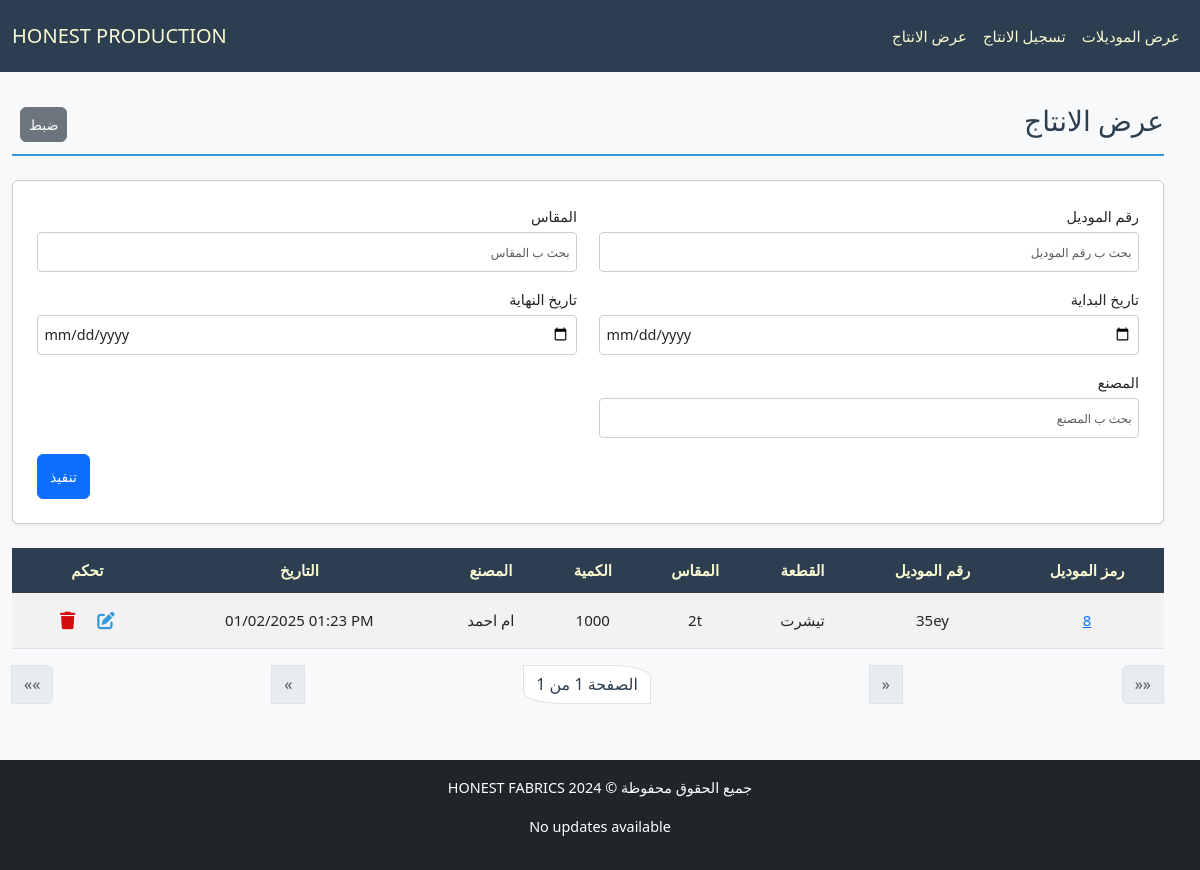
/production/production-list, run on an earlier commit of the app's database.
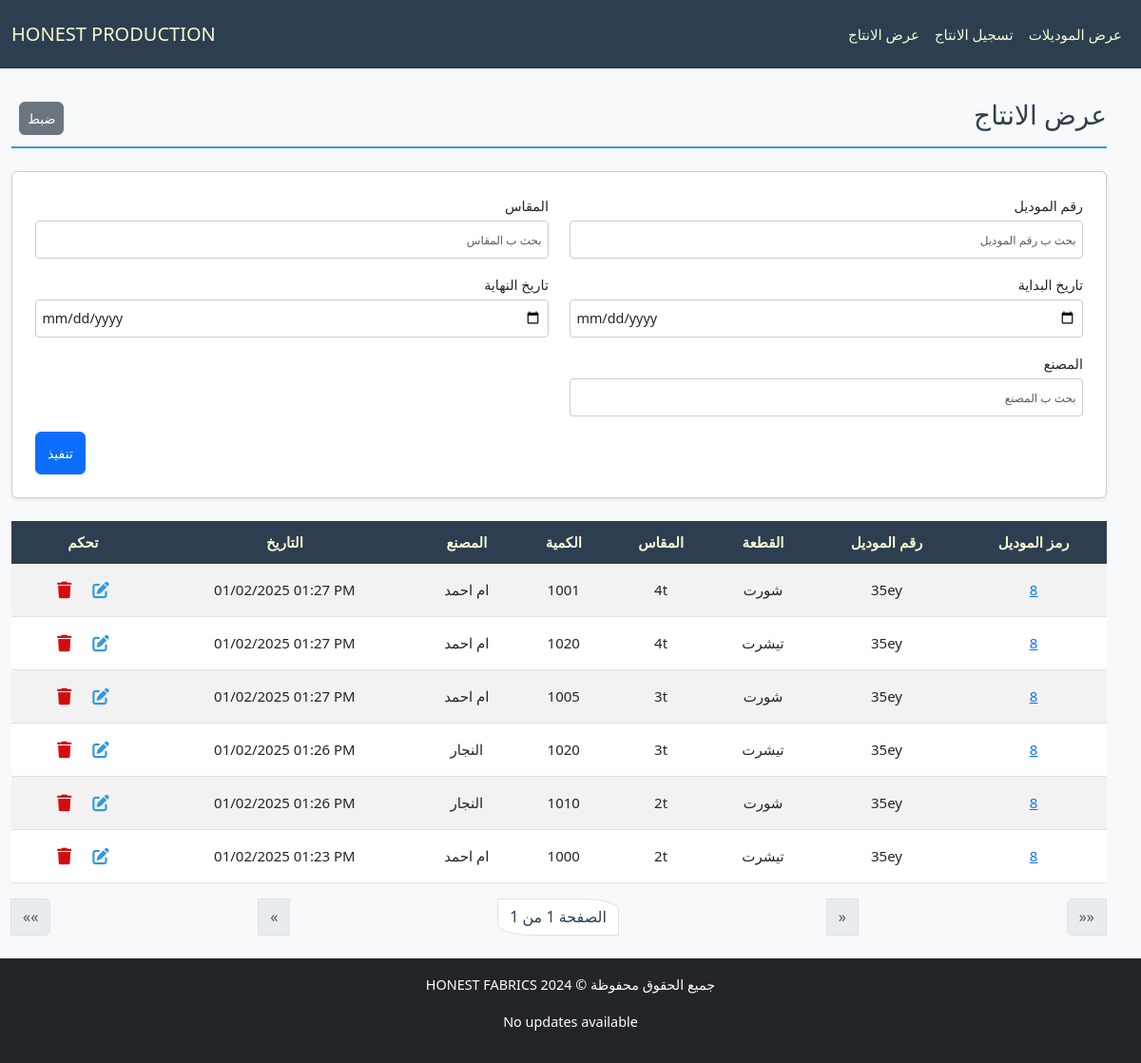
And on a later commit of the database.
### production/models.py (models this page shows, shortened)
class ProductionPiece(models.Model):
    piece = models.ForeignKey(Piece, verbose_name="القطعة", on_delete=models.CASCADE, related_name="productions")
    created_at = models.DateTimeField(verbose_name="تاريخ الإنشاء", default=now)
    used_amount = models.IntegerField(verbose_name="الكمية للانتاج", default=0, blank=True)
    factory = models.CharField(max_length=50, verbose_name="المصنع", blank=True)
    class Meta:
        ordering = ['-created_at']

class Piece(models.Model):
    model = models.ForeignKey(Model, verbose_name="الموديل", on_delete=models.CASCADE, related_name="pieces")
    type = models.CharField(max_length=50, verbose_name="النوع", blank=True)
    size = models.CharField(max_length=50, verbose_name="المقاس", blank=True)
    available_amount = models.IntegerField(verbose_name="الكمية المتبقية", blank=True, default=0)
    used_amount = models.IntegerField(verbose_name="الكمية المستخدمة", default=0, blank=True)
    class Meta:
        ordering = ['size', 'type']

class Model(models.Model):
    id = models.AutoField(primary_key=True, verbose_name="الرمز")
    model_number = models.CharField(max_length=50, verbose_name="رقم الموديل", unique=True)
    created_at = models.DateTimeField(verbose_name="تاريخ الإنشاء", default=now)
    is_archive = models.BooleanField(default=False)
    class Meta:
        ordering = ['-created_at']

### production/views.py (the view)
# urls.py: path('production-list', ProductionListingView.as_view(), name='production_list_view'),
class ProductionListingView(ListView):
    template_name = "production/list_production.html"
    model = ProductionPiece
    paginate_by = 30
    filter_fields = ["model_number", "type", "size", "start_date", "end_date", "factory"]
    def parse_date(self, date_str):
        try:
            normalized_date = date_str.replace("\\", "/")
            return datetime.strptime(normalized_date, "%Y-%m-%d")
        except (ValueError, AttributeError):
            return None
    def get_queryset(self):
        queryset = super().get_queryset()
        filters = Q()
        model_number = self.request.GET.get("model_number")
        if model_number:
            filters &= Q(piece__model__model_number__icontains=model_number)
        size = self.request.GET.get("size")
        if size:
            filters &= Q(piece__size__icontains=size)
        type = self.request.GET.get("type")
        if type:
            filters &= Q(piece__type__icontains=type)
        factory = self.request.GET.get("factory")
        if factory:
            filters &= Q(factory__icontains=factory)
        start_date = self.parse_date(self.request.GET.get("start_date"))
        end_date = self.parse_date(self.request.GET.get("end_date"))
        if start_date:
            filters &= Q(created_at__gte=start_date)
        if end_date:
            filters &= Q(created_at__lte=end_date)
        return queryset.filter(filters)
    def get_context_data(self, **kwargs):
        context = super().get_context_data(**kwargs)
        context["filter_fields"] = [
            {"field_name": "model_number", "verbose_name": "رقم الموديل", "value": self.request.GET.get("model_number", "")},
            {"field_name": "size", "verbose_name": "المقاس", "value": self.request.GET.get("size", "")},
            {"field_name": "start_date", "verbose_name": "تاريخ البداية", "value": self.request.GET.get("start_date", "")},
            {"field_name": "end_date", "verbose_name": "تاريخ النهاية", "value": self.request.GET.get("end_date", "")},
            {"field_name": "factory", "verbose_name": "المصنع", "value": self.request.GET.get("factory", "")},
        ]
        return context

### production/templates/production/list_production.html (shortened to what this page needs)
{% extends "cloth/layout.html" %}
{% load math_filters %}
{% block home_page %}
<a class="navbar-brand" href="{% url 'model_list_view' %}">HONEST PRODUCTION</a>
{% endblock %}
{% block navbar_links_small %}
{% include "production/nav_links.html" %}
{% endblock %}
{% block body %}
    <div class="pt-4 section-title d-flex justify-content-between align-items-center">
        <h2>عرض الانتاج</h2>
        <div class="ps-2">
            <a href="{% url 'production_list_view' %}" class="px-2 btn btn-secondary">ضبط</a>
        </div>
    </div>
    <form method="get" class="filter-form-flex mb-4 p-4 rounded shadow-sm">
        {% for filter_field in filter_fields %}
        <div class="form-group mb-3">
            <label for="filter_{{ forloop.counter }}" class="form-label">{{ filter_field.verbose_name }}</label>
            <input
                type="{% if filter_field.field_name in 'start_date end_date' %}date{% else %}text{% endif %}"
                id="filter_{{ forloop.counter }}"
                name="{{ filter_field.field_name }}"
                placeholder="بحث ب {{ filter_field.verbose_name }}"
                class="form-control"
                value="{{ filter_field.value }}">
        </div>
        {% endfor %}
        <div class="submit-container">
            <button type="submit" class="btn btn-primary submit-btn">تنفيذ</button>
        </div>
    </form>
    <div class="table-responsive">
        <table class="table table-striped table-hover">
            <thead class="table-dark">
                <tr>
                    <th>رمز الموديل</th>
                    <th>رقم الموديل</th>
                    <th>القطعة</th>
                    <th>المقاس</th>
                    <th>الكمية</th>
                    <th>المصنع</th>
                    <th>التاريخ</th>
                    <th>تحكم</th>
                </tr>
            </thead>
            <tbody>
                {% for production_item in object_list %}
                <tr class="clickable-row" data-detail_url="{% url 'model_detail_view' production_item.piece.model.id %}">
                    <td>
                        <a href="{% url 'model_detail_view' production_item.piece.model.id %}">{{ production_item.piece.model.id }}</a>
                    </td>
                    <td>{{ production_item.piece.model.model_number }}</td>
                    <td>{{ production_item.piece.type }}</td>
                    <td>{{ production_item.piece.size }}</td>
                    <td>{{ production_item.used_amount }}</td>
                    <td>{{ production_item.factory }}</td>
                    <td dir="ltr">{{ production_item.created_at|date:"d/m/Y h:i A" }}</td>
                    <td>
                        <a class="px-2 btn" href="{% url 'productionpiece_edit' production_item.id %}">
                        </a>
                        <a class="px-2 btn" href="{% url 'productionpiece_delete' production_item.id %}">
                            </a>
                    </td>
                </tr>
                {% empty %}
                <tr>
                    <td colspan="5" class="text-center">لا يوجد عناصر</td>
                </tr>
                {% endfor %}
            </tbody>
        </table>
    </div>
    <nav aria-label="Page navigation">
        <ul class="pagination justify-content-between">
            <li class="page-item {% if not page_obj.has_next %}disabled{% endif %}">
                {% if page_obj.has_next %}
                <a class="page-link" href="?page={{ page_obj.paginator.num_pages }}{% for key, value in request.GET.items %}{% if key != 'page' %}&{{ key }}={{ value|urlencode }}{% endif %}{% endfor %}" aria-label="Last">
                    <span aria-hidden="true">&laquo;&laquo;</span>
                </a>
                {% else %}
                <span class="page-link" aria-disabled="true">
                    <span aria-hidden="true">&laquo;&laquo;</span>
                </span>
                {% endif %}
            </li>
            <li class="page-item {% if not page_obj.has_next %}disabled{% endif %}">
                {% if page_obj.has_next %}
                <a class="page-link" href="?page={{ page_obj.next_page_number }}{% for key, value in request.GET.items %}{% if key != 'page' %}&{{ key }}={{ value|urlencode }}{% endif %}{% endfor %}" aria-label="Next">
                    <span aria-hidden="true">&laquo;</span>
                </a>
                {% else %}
                <span class="page-link" aria-disabled="true">
                    <span aria-hidden="true">&laquo;</span>
                </span>
                {% endif %}
            </li>
            <li class="page-item pagination_page_li">
                <span class="page-link">الصفحة {{ page_obj.number }} من {{ page_obj.paginator.num_pages }}</span>
            </li>
            <li class="page-item {% if not page_obj.has_previous %}disabled{% endif %}">
                {% if page_obj.has_previous %}
                <a class="page-link" href="?page={{ page_obj.previous_page_number }}{% for key, value in request.GET.items %}{% if key != 'page' %}&{{ key }}={{ value|urlencode }}{% endif %}{% endfor %}" aria-label="Previous">
                    <span aria-hidden="true">&raquo;</span>
                </a>
                {% else %}
                <span class="page-link" aria-disabled="true">
                    <span aria-hidden="true">&raquo;</span>
                </span>
                {% endif %}
            </li>
            <li class="page-item {% if not page_obj.has_previous %}disabled{% endif %}">
                {% if page_obj.has_previous %}
                <a class="page-link" href="?page=1{% for key, value in request.GET.items %}{% if key != 'page' %}&{{ key }}={{ value|urlencode }}{% endif %}{% endfor %}" aria-label="First">
                    <span aria-hidden="true">&raquo;&raquo;</span>
                </a>
                {% else %}
                <span class="page-link" aria-disabled="true">
                    <span aria-hidden="true">&raquo;&raquo;</span>
                </span>
                {% endif %}
            </li>
    </ul>
</nav>
{% endblock body %}

### cloth/templates/cloth/layout.html (shortened to what this page needs)
{% load static %}
<!DOCTYPE html>
<html lang="ar" dir="rtl">
<head>
    <link href="https://cdn.jsdelivr.net/npm/bootstrap@5.3.0/dist/css/bootstrap.min.css" rel="stylesheet">
    <link rel="stylesheet" href="https://cdnjs.cloudflare.com/ajax/libs/font-awesome/6.7.1/css/all.min.css" />
    <link rel="stylesheet" href={% static "cloth/stylesx.css" %}>
</head>
<body>
    <nav id="navbar"  class="navbar bg-body-tertiary fixed-top">
        <div class="container-fluid">
            <div class="d-none d-lg-flex">
                <ul class="navbar-nav me-auto mb-2 mb-lg-0 d-flex flex-row">
                    {% block navbar_links_small %}
                    {% endblock %}
                </ul>
            </div>
            {% block home_page %}
            {% endblock %}
        </div>
    </nav>
    <div class="body-div container">
        {% block body %}{% endblock body %}
    </div>
    <footer class="footer bg-dark text-white text-center py-3">
        <p>جميع الحقوق محفوظة © HONEST FABRICS 2024</p>
        {% if update %}
            <p>Latest update at: {{update}}</p>
        {% else %}
            <p>No updates available</p>
        {% endif %}
    </footer>
</body>
</html>

### production/templates/production/nav_links.html
<li class="p-2 nav-item">
    <a class="nav-link active" aria-current="page" href="{% url 'model_list_view' %}">عرض الموديلات</a>
</li>
<li class="p-2 nav-item">
    <a class="nav-link active" aria-current="page" href="{% url 'production_form' %}">تسجيل الانتاج</a>
</li>
<li class="p-2 nav-item">
    <a class="nav-link active" aria-current="page" href="{% url 'production_list_view' %}">عرض الانتاج</a>
</li>

### cloth/static/cloth/stylesx.css (style rules this page uses)
:root { --primary-color: #3498db; --light-blue: #3db1ff5e; --secondary-color: #2c3e50; --success-color: #2ecc71; --danger-color: #e74c3c; --warning-color: #f1c40f; --light-bg: #f8f9fa; --dark-bg: #343a40; --light-text: lightgoldenrodyellow; --golden-text: rgb(255, 255, 0); --border-color: #dee2e6; --white-color: #ffffff; }
*, *::before, *::after { box-sizing: border-box; }
ul, div { padding: 0; margin: 0; }
body { background-color: var(--light-bg); margin-top: 80px; margin-inline: 0; font-family: 'Segoe UI', Tahoma, Geneva, Verdana, sans-serif; line-height: 1.6; font-size: 16px; }
.body-div { margin: 2%; max-width: 98%; min-height: 82vh; }
#navbar, #navbar-menu-body { background-color: var(--secondary-color) !important; }
#navbar, #navbar a, #navbar-menu-body, #navbar-menu-body a { color: var(--light-text) !important; }
.section-title { color: var(--secondary-color); border-bottom: 2px solid var(--primary-color); padding-bottom: 0.5rem; margin-bottom: 1.5rem; font-weight: bold; }
.table { border-collapse: separate; border-spacing: 0; border-radius: 8px; width: 100%; }
.table th, .table td { text-align: center; vertical-align: middle; padding: 10px; }
.table-striped tbody tr:nth-of-type(odd) { background-color: var(--light-bg); }
.table-dark th { background-color: var(--secondary-color); color: var(--light-text); }
.table-responsive { overflow-x: auto; }
.table-responsive table th, .table-responsive table td { white-space: nowrap; min-width: fit-content; }
.table-responsive table { width: 100%; table-layout: auto; }
.footer { margin-top: 20px; text-align: center; padding: 1rem; font-size: 0.9rem; }
.filter-form-flex { display: flex; flex-wrap: wrap; padding: 1rem; border: 1px solid #ccc; border-radius: 8px; background-color: #fff; justify-content: space-between; column-gap: 2px; direction: rtl; }
.filter-form-flex .form-group { display: flex; flex-direction: column; margin-bottom: 5px; width: 49%; }
.filter-form-flex .form-label { font-size: 0.9rem; margin-bottom: 0.25rem; }
.filter-form-flex .form-control { border: 1px solid #ccc; border-radius: 4px; padding: 0.4rem; font-size: 0.9rem; }
.filter-form-flex input[type="text"], .filter-form-flex input[type="number"], .filter-form-flex input[type="date"] { width: 100%; height: 40px; }
.submit-container { display: flex; justify-content: flex-end; width: 100%; }
.filter-form-flex .submit-btn { width: auto; height: 45px; font-size: 1rem; }
.pagination_page_li span { color: var(--secondary-color); border-top-right-radius: 30%; border-bottom-left-radius: 30%; }
@media (max-width: 1200px) { body { font-size: 15px; } }
@media (max-width: 1200px) { h4.section-title, h2 { font-size: 28px; } }
@media (max-width: 1200px) { p.lead, .oped_details_btn, .btn { font-size: 14px !important; } }
@media (max-width: 1200px) { ::placeholder { font-size: 12px !important; } }

What changed in the data, as far as the page shows it:
added ProductionPiece: piece.model.id "8", piece.model.model_number "35ey", piece.type "شورت", piece.size "4t", used_amount "1001", factory "ام احمد", created_at "01/02/2025 01:27 PM"
added ProductionPiece: piece.model.id "8", piece.model.model_number "35ey", piece.type "تيشرت", piece.size "4t", used_amount "1020", factory "ام احمد", created_at "01/02/2025 01:27 PM"
added ProductionPiece: piece.model.id "8", piece.model.model_number "35ey", piece.type "شورت", piece.size "3t", used_amount "1005", factory "ام احمد", created_at "01/02/2025 01:27 PM"
added ProductionPiece: piece.model.id "8", piece.model.model_number "35ey", piece.type "تيشرت", piece.size "3t", used_amount "1020", factory "النجار", created_at "01/02/2025 01:26 PM"
added ProductionPiece: piece.model.id "8", piece.model.model_number "35ey", piece.type "شورت", piece.size "2t", used_amount "1010", factory "النجار", created_at "01/02/2025 01:26 PM"
